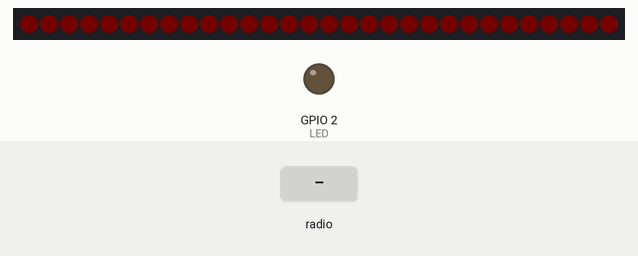
A program run on a simulated ESP32 board running MicroPython. Shown: 30 RGB LEDs in strip order, left to right, output pins drawn as LEDs (lit = HIGH). The inputs (shaded band) are chosen by the test bench. Dim RGB values are drawn brighter than linear; no radio messages arrive unless stated (any console line starting 'radio sent:' is added by the test bench); what the program prints to the serial console is not drawn.

Above: at 0.16 s.
At 1.2 s:
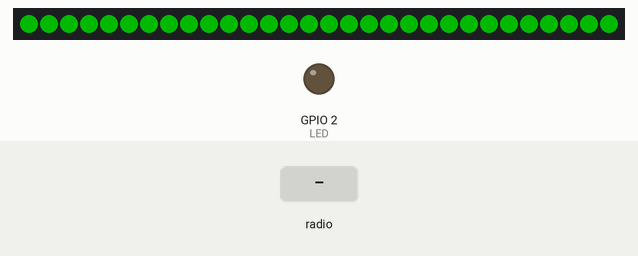
1.3 s: radio message "CH2O:" arrives
At 2.4 s:
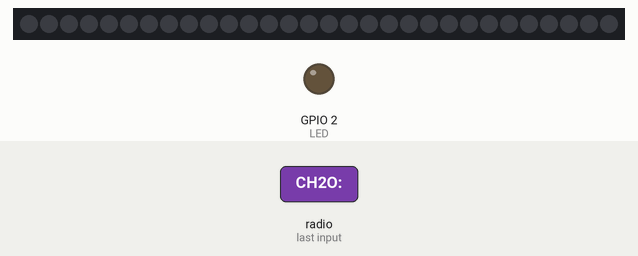
Timing chart, 0 to 4.3 s (numbered marks = the images above; inputs shaded):
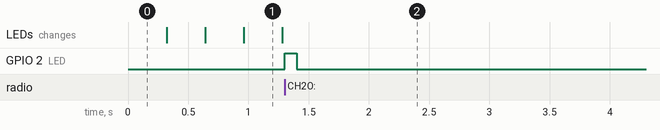

Measured:
- after the input at 1.3 s, GPIO 2 (LED): LOW → HIGH at once, → LOW 0.10 s later

The program:

main.py
```python
import network
import espnow
import asyncio
import neopixel

from machine import Pin
from neopixel import NeoPixel

LED= Pin(2, Pin.OUT)
SW = Pin(0, Pin.IN)
np = neopixel.NeoPixel(Pin(13), 30)

# WLAN接口必须处于活动状态才能 send()/recv()
sta = network.WLAN(network.STA_IF) # 或 network.AP_IF
sta.active(True)
sta.disconnect()

e = espnow.ESPNow()
e.active(True)

peer = b'\xbbXHYH1'
e.add_peer(peer)
e.send(peer, '123')

# 数据处理
def ch2o_dat(buf):
    try:
        if buf[:5] != b'CH2O:':
            return

        _t = buf[5:]
        d = float(_t)

        if d <= 0.05:
            n = 30
            c = (0, 30, 0)
        elif d <= 0.08:
            n = round((d - 0.05)/0.001)
            n = max(n, 5)
            c = (30, 30, 0)
        elif d < 0.11:
            n = round((d - 0.08)/0.001)
            n = max(n, 2)
            c = (30, 0, 0)
        else:
            n = 30
            c = (30, 0, 0)

        np.fill((0,0,0))
        for i in range(n):
            np[i] = c
        np.write()

        print(buf)

    except:
        return

async def e_recv():

    # 上电动画
    for i in range(15):
        np.fill((i*5+1,0,0))
        np.write()
        await asyncio.sleep_ms(20)

    for i in range(15):
        np.fill(((14-i)*5,0,0))
        np.write()
        await asyncio.sleep_ms(20)

    for i in range(15):
        np.fill((0, i*5+1,0))
        np.write()
        await asyncio.sleep_ms(20)

    for i in range(15):
        np.fill((0, (14-i)*5,0))
        np.write()
        await asyncio.sleep_ms(20)

    while True:
        host, msg = e.recv()
        if msg:
            LED(1)
            ch2o_dat(msg)
            await asyncio.sleep_ms(100)
            LED(0)

        await asyncio.sleep_ms(100)

asyncio.run(e_recv())
```
